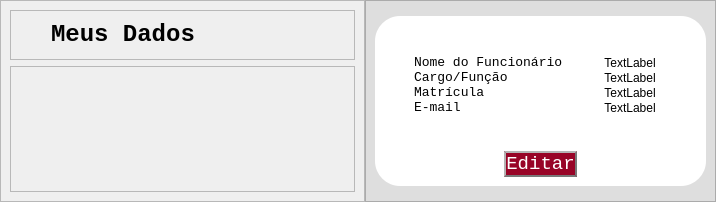
      <widget class="QWidget" name="data_view_pg">
       <layout class="QHBoxLayout" name="horizontalLayout_5">
        <property name="spacing">
         <number>0</number>
        </property>
        <property name="leftMargin">
         <number>0</number>
        </property>
        <property name="topMargin">
         <number>0</number>
        </property>
        <property name="rightMargin">
         <number>0</number>
        </property>
        <property name="bottomMargin">
         <number>0</number>
        </property>
        <item>
         <widget class="QFrame" name="frame_2">
          <property name="minimumSize">
           <size>
            <width>365</width>
            <height>0</height>
           </size>
          </property>
          <property name="maximumSize">
           <size>
            <width>350</width>
            <height>16777215</height>
           </size>
          </property>
          <property name="frameShape">
           <enum>QFrame::StyledPanel</enum>
          </property>
          <property name="frameShadow">
           <enum>QFrame::Raised</enum>
          </property>
          <layout class="QVBoxLayout" name="verticalLayout_16">
           <item>
            <widget class="QFrame" name="title_data_grid">
             <property name="maximumSize">
              <size>
               <width>350</width>
               <height>50</height>
              </size>
             </property>
             <property name="frameShape">
              <enum>QFrame::StyledPanel</enum>
             </property>
             <property name="frameShadow">
              <enum>QFrame::Raised</enum>
             </property>
             <layout class="QVBoxLayout" name="verticalLayout_17">
              <property name="leftMargin">
               <number>40</number>
              </property>
              <property name="topMargin">
               <number>0</number>
              </property>
              <property name="bottomMargin">
               <number>0</number>
              </property>
              <item>
               <widget class="QLabel" name="meus_dados_text">
                <property name="font">
                 <font>
                  <family>Lucida Console</family>
                  <pointsize>18</pointsize>
                  <weight>75</weight>
                  <bold>true</bold>
                 </font>
                </property>
                <property name="text">
                 <string>Meus Dados</string>
                </property>
               </widget>
              </item>
             </layout>
            </widget>
           </item>
           <item>
            <widget class="QFrame" name="user_icon_gride">
             <property name="maximumSize">
              <size>
               <width>350</width>
               <height>16777215</height>
              </size>
             </property>
             <property name="frameShape">
              <enum>QFrame::StyledPanel</enum>
             </property>
             <property name="frameShadow">
              <enum>QFrame::Raised</enum>
             </property>
             <layout class="QHBoxLayout" name="horizontalLayout_6">
              <property name="spacing">
               <number>0</number>
              </property>
              <property name="leftMargin">
               <number>0</number>
              </property>
              <property name="topMargin">
               <number>0</number>
              </property>
              <property name="rightMargin">
               <number>0</number>
              </property>
              <property name="bottomMargin">
               <number>0</number>
              </property>
              <item>
               <widget class="QLabel" name="user_icon">
                <property name="maximumSize">
                 <size>
                  <width>250</width>
                  <height>250</height>
                 </size>
                </property>
                <property name="text">
                 <string/>
                </property>
                <property name="pixmap">
                 <pixmap resource="icons.qrc">:/icons/telas e icons/icons/Bianca/Icones e Imagens/IconeFotoFuncionarioAmpliada.svg</pixmap>
                </property>
                <property name="scaledContents">
                 <bool>true</bool>
                </property>
                <property name="alignment">
                 <set>Qt::AlignCenter</set>
                </property>
               </widget>
              </item>
             </layout>
            </widget>
           </item>
          </layout>
         </widget>
        </item>
        <item>
         <widget class="QFrame" name="frame_3">
          <property name="sizePolicy">
           <sizepolicy hsizetype="Expanding" vsizetype="Preferred">
            <horstretch>0</horstretch>
            <verstretch>0</verstretch>
           </sizepolicy>
          </property>
          <property name="styleSheet">
           <string notr="true">background-color: rgb(222, 222, 222);</string>
          </property>
          <property name="frameShape">
           <enum>QFrame::StyledPanel</enum>
          </property>
          <property name="frameShadow">
           <enum>QFrame::Raised</enum>
          </property>
          <layout class="QVBoxLayout" name="verticalLayout_13">
           <item>
            <widget class="QFrame" name="inferior_adequa">
             <property name="maximumSize">
              <size>
               <width>16777215</width>
               <height>50</height>
              </size>
             </property>
             <property name="frameShape">
              <enum>QFrame::StyledPanel</enum>
             </property>
             <property name="frameShadow">
              <enum>QFrame::Raised</enum>
             </property>
            </widget>
           </item>
           <item>
            <widget class="QFrame" name="frame_9">
             <property name="styleSheet">
              <string notr="true">background-color: rgb(255, 255, 255);
border-radius: 25px;
border-style: outset;
</string>
             </property>
             <property name="frameShape">
              <enum>QFrame::StyledPanel</enum>
             </property>
             <property name="frameShadow">
              <enum>QFrame::Raised</enum>
             </property>
             <layout class="QVBoxLayout" name="verticalLayout_14">
              <item>
               <widget class="QFrame" name="frame_6">
                <property name="styleSheet">
                 <string notr="true">background-color: rgb(255, 255, 255);</string>
                </property>
                <property name="frameShape">
                 <enum>QFrame::StyledPanel</enum>
                </property>
                <property name="frameShadow">
                 <enum>QFrame::Raised</enum>
                </property>
                <layout class="QGridLayout" name="gridLayout">
                 <property name="leftMargin">
                  <number>30</number>
                 </property>
                 <property name="topMargin">
                  <number>30</number>
                 </property>
                 <property name="rightMargin">
                  <number>30</number>
                 </property>
                 <property name="bottomMargin">
                  <number>30</number>
                 </property>
                 <property name="horizontalSpacing">
                  <number>30</number>
                 </property>
                 <property name="verticalSpacing">
                  <number>0</number>
                 </property>
                 <item row="2" column="0">
                  <widget class="QLabel" name="label_11">
                   <property name="font">
                    <font>
                     <family>Lucida Console</family>
                     <pointsize>10</pointsize>
                    </font>
                   </property>
                   <property name="text">
                    <string>Matrícula</string>
                   </property>
                  </widget>
                 </item>
                 <item row="3" column="1">
                  <widget class="QLabel" name="lbl_email">
                   <property name="cursor">
                    <cursorShape>IBeamCursor</cursorShape>
                   </property>
                   <property name="text">
                    <string>TextLabel</string>
                   </property>
                   <property name="alignment">
                    <set>Qt::AlignCenter</set>
                   </property>
                  </widget>
                 </item>
                 <item row="1" column="0">
                  <widget class="QLabel" name="label_10">
                   <property name="font">
                    <font>
                     <family>Lucida Console</family>
                     <pointsize>10</pointsize>
                    </font>
                   </property>
                   <property name="text">
                    <string>Cargo/Função</string>
                   </property>
                  </widget>
                 </item>
                 <item row="2" column="1">
                  <widget class="QLabel" name="lbl_matricula">
                   <property name="cursor">
                    <cursorShape>IBeamCursor</cursorShape>
                   </property>
                   <property name="text">
                    <string>TextLabel</string>
                   </property>
                   <property name="alignment">
                    <set>Qt::AlignCenter</set>
                   </property>
                  </widget>
                 </item>
                 <item row="0" column="0">
                  <widget class="QLabel" name="label_9">
                   <property name="font">
                    <font>
                     <family>Lucida Console</family>
                     <pointsize>10</pointsize>
                    </font>
                   </property>
                   <property name="text">
                    <string>Nome do Funcionário</string>
                   </property>
                  </widget>
                 </item>
                 <item row="1" column="1">
                  <widget class="QLabel" name="lbl_cargo">
                   <property name="cursor">
                    <cursorShape>IBeamCursor</cursorShape>
                   </property>
                   <property name="text">
                    <string>TextLabel</string>
                   </property>
                   <property name="alignment">
                    <set>Qt::AlignCenter</set>
                   </property>
                  </widget>
                 </item>
                 <item row="0" column="1">
                  <widget class="QLabel" name="lbl_nome">
                   <property name="cursor">
                    <cursorShape>IBeamCursor</cursorShape>
                   </property>
                   <property name="layoutDirection">
                    <enum>Qt::RightToLeft</enum>
                   </property>
                   <property name="text">
                    <string>TextLabel</string>
                   </property>
                   <property name="alignment">
                    <set>Qt::AlignCenter</set>
                   </property>
                  </widget>
                 </item>
                 <item row="3" column="0">
                  <widget class="QLabel" name="label_12">
                   <property name="font">
                    <font>
                     <family>Lucida Console</family>
                     <pointsize>10</pointsize>
                     <weight>50</weight>
                     <bold>false</bold>
                    </font>
                   </property>
                   <property name="text">
                    <string>E-mail</string>
                   </property>
                  </widget>
                 </item>
                </layout>
               </widget>
              </item>
              <item>
               <widget class="QFrame" name="frame_7">
                <property name="maximumSize">
                 <size>
                  <width>16777215</width>
                  <height>100</height>
                 </size>
                </property>
                <property name="styleSheet">
                 <string notr="true">background-color: rgb(255, 255, 255);</string>
                </property>
                <property name="frameShape">
                 <enum>QFrame::StyledPanel</enum>
                </property>
                <property name="frameShadow">
                 <enum>QFrame::Raised</enum>
                </property>
                <layout class="QVBoxLayout" name="verticalLayout_15">
                 <property name="spacing">
                  <number>0</number>
                 </property>
                 <property name="leftMargin">
                  <number>120</number>
                 </property>
                 <property name="topMargin">
                  <number>0</number>
                 </property>
                 <property name="rightMargin">
                  <number>120</number>
                 </property>
                 <property name="bottomMargin">
                  <number>0</number>
                 </property>
                 <item>
                  <widget class="QPushButton" name="data_edit_btn">
                   <property name="maximumSize">
                    <size>
                     <width>210</width>
                     <height>45</height>
                    </size>
                   </property>
                   <property name="font">
                    <font>
                     <family>Lucida Console</family>
                     <pointsize>14</pointsize>
                     <weight>50</weight>
                     <bold>false</bold>
                    </font>
                   </property>
                   <property name="cursor">
                    <cursorShape>PointingHandCursor</cursorShape>
                   </property>
                   <property name="styleSheet">
                    <string notr="true">background-color: rgb(152, 4, 39);
color: rgb(255, 255, 255);
border-radius: 20px;
border-style: outset;
border-width: 2px;
border-color: rgb(120, 120, 120);</string>
                   </property>
                   <property name="text">
                    <string>Editar</string>
                   </property>
                  </widget>
                 </item>
                </layout>
               </widget>
              </item>
             </layout>
            </widget>
           </item>
           <item>
            <widget class="QFrame" name="superior_adequar">
             <property name="maximumSize">
              <size>
               <width>16777215</width>
               <height>50</height>
              </size>
             </property>
             <property name="styleSheet">
              <string notr="true">background-color: rgb(222, 222, 222);</string>
             </property>
             <property name="frameShape">
              <enum>QFrame::StyledPanel</enum>
             </property>
             <property name="frameShadow">
              <enum>QFrame::Raised</enum>
             </property>
            </widget>
           </item>
          </layout>
         </widget>
        </item>
       </layout>
      </widget>
